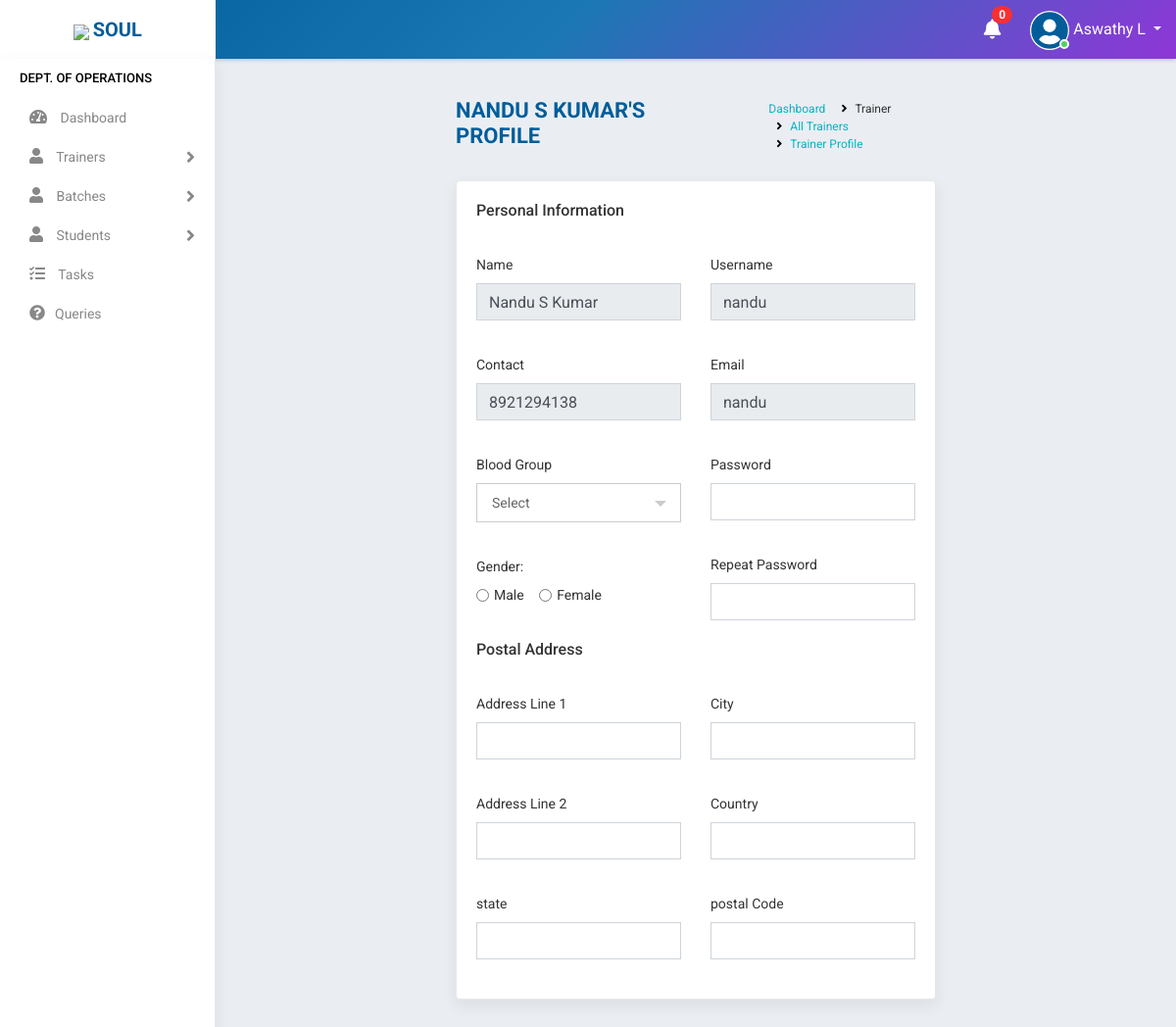
The app's page /trainer_profile/5/ (signed in) with its own data.
### accounts/models.py (models this page shows, shortened)
class Staff(models.Model):
    value= (
    ('1', 'Operations'),
    ('2', 'Sales'),
    ('3', 'Trainer'),
    ('4', 'Admin'),
    )
    state = (
    ('Andhra Pradesh','Andhra Pradesh'),
    ('Arunachal Pradesh','Arunachal Pradesh'),
    ('Assam','Assam'),
    ('Bihar','Bihar'),
    ('Chhattisgarh','Chattisgarh'),
    ('Goa','Goa'),
    ('Gujarat','Gujarat'),
    ('Haryana','Haryana'),
    ('Himachal Pradesh','Himachal Pradesh'),
    ('Jharkhand','Jharkhand'),
    ('Karnataka','Karnataka'),
    ('Kerala','Kerala'),
    ('Madhya Pradesh','Madhya Pradesh'),
    ('Maharashtra','Maharashtra'),
    ('Manipur','Manipur'),
    ('Meghalaya','Meghalaya'),
    ('Mizoram','Mizoram'),
    ('Nagaland','Nagaland'),
    ('Odisha','Odisha'),
    ('Rajasthan','Rajasthan'),
    ('Sikkim','Sikkim'),
    ('Tamil Nadu','Tamil Nadu'),
    ('Telangana','Telangana'),
    ('Tripura','Tripura'),
    ('Uttar Pradesh','Uttar Pradesh'),
    ('Uttarakhand','Uttarakhand'),
    ('West Bengal','West Bengal')
    )
    groups = (
        ('AB+', 'AB+'),
        ('AB-', 'AB-'),
        ('A+', 'A+'),
        ('A-', 'A-'),
        ('B+', 'B+'),
        ('B-', 'B-'),
        ('O+', 'O+'),
        ('O-', 'O-'),
        )
    user = models.OneToOneField(User,on_delete=models.CASCADE,null=True,blank=True)
    name = models.CharField(max_length=100,null=True, blank=True)
    empid = models.CharField(max_length=100,null=True, blank=True)
    mobile = models.CharField(max_length=10,null=True, blank=True)
    email = models.EmailField(max_length=200,null=True, blank=True)
    sex = models.CharField(max_length=10,null=True,choices=(('Male','Male'),('Female','Female')), blank=True)
    dob = models.DateField(null=True, blank=True)
    doj = models.DateField(null=True, blank=True)
    blood_group = models.CharField(max_length=100,null=True, blank=True,choices=groups)
    house = models.CharField(max_length=100,null=True, blank=True)
    street =models.CharField(max_length=100,null=True, blank=True)
    street2 =models.CharField(max_length=100,null=True, blank=True)
    city = models.CharField(max_length=100,null=True, blank=True)
    state = models.CharField(max_length=100,null=True,choices=state, blank=True)
    stype = models.CharField(max_length=100,null=True,choices=value, blank=True)
    status = models.CharField(max_length=20,choices=(('Active','Active'),('Inactive','Inactive')),default='Active')
    profile_pic = models.ImageField(null=True, blank=True,default="user-circle-solid.jpg")

### accounts/views.py (the view)
# urls.py: path('trainer_profile/<id>/',TrainerProfileView.as_view(),name='trainer_profile'),
class TrainerProfileView(View):
    def get(self, request,id):
        user=request.user
        if user.is_authenticated:
            try:
                s= Staff.objects.get(user=user)
                if s.stype == "1":
                    note = Notification.objects.filter(receiver=user).filter(status="Not Read").order_by('-datetime')
                    no_count = note.count()
                    t=Staff.objects.get(id=id)
                    return render(request,'accounts/trainer_profile.html',{'t':t,'no_count':no_count,'note':note})
                else:
                    return redirect('home')
            except:
                return redirect('home')
        else:
            return redirect('logout')

### accounts/templates/accounts/trainer_profile.html (shortened to what this page needs)
{% extends 'accounts/main.html' %}
    {% block content %}
<div class="main-wrapper">
    {% include 'accounts/navbar.html' %}
    {% include 'accounts/sidebar_operations.html' %}
    <div class="page-wrapper">
        <div class="content container-fluid">
            <div class="content container-fluid">
                <div class="page-header">
                    <div class="row">
                        <div class="col-lg-7 col-md-12 col-sm-12 col-12">
                            <h5 class="text-uppercase">{{t.name}}'s Profile</h5>
                        </div>
                        <div class="col-lg-5 col-md-12 col-sm-12 col-12">
                            <ul class="list-inline breadcrumb float-right">
                                <li class="list-inline-item"><a href="{% url 'operations_dashboard' %}">Dashboard</a></li>
                                <li class="list-inline-item">Trainer</li>
                                <li class="list-inline-item"><a href="{% url 'all_trainer_list' %}">All Trainers</a></li>
                                <li class="list-inline-item"><a href="#">Trainer Profile</a></li>
                            </ul>
                        </div>
                    </div>
                </div>
            <div class="row">
                <div class="col-md-12">
                    <div class="card-box">
                        <form action="#">
                            <h4 class="card-title">Personal Information</h4><br>
                            <div class="row">
                                <div class="col-md-6">
                                    <div class="form-group">
                                        <label>Name</label>
                                        <input type="text" class="form-control" value="{{t.name}}" disabled>
                                    </div>
                                    <div class="form-group">
                                        <label>Contact</label>
                                        <input type="text" class="form-control" value="{{t.mobile}}" disabled>
                                    </div>
                                    <div class="form-group">
                                        <label>Blood Group</label>
                                    </div>
                                    <div class="form-group">
                                        <label class="display-block">Gender:</label>
                                        <div class="form-check form-check-inline">
                                            <input class="form-check-input" type="radio" name="gender" id="gender_male"
                                                value="option1">
                                            <label class="form-check-label" for="gender_male">Male</label>
                                        </div>
                                        <div class="form-check form-check-inline">
                                            <input class="form-check-input" type="radio" name="gender" id="gender_female"
                                                value="option2">
                                            <label class="form-check-label" for="gender_female">Female</label>
                                        </div>
                                    </div>
                                </div>
                                <div class="col-md-6">
                                    <div class="form-group">
                                        <label>Username</label>
                                        <input type="text" class="form-control" value="{{t.user}}" disabled>
                                    </div>
                                    <div class="form-group">
                                        <label>Email</label>
                                        <input type="text" class="form-control" value="{{t.user}}" disabled>
                                    </div>
                                    <div class="form-group">
                                        <label>Password</label>
                                        <input type="text" class="form-control">
                                    </div>
                                    <div class="form-group">
                                        <label>Repeat Password</label>
                                        <input type="text" class="form-control">
                                    </div>
                                </div>
                            </div>
                            <h4 class="card-title">postal Address</h4><br>
                            <div class="row">
                                <div class="col-md-6">
                                    <div class="form-group">
                                        <label>Address Line 1</label>
                                        <input type="text" class="form-control">
                                    </div>
                                    <div class="form-group">
                                        <label>Address Line 2</label>
                                        <input type="text" class="form-control">
                                    </div>
                                    <div class="form-group">
                                        <label>state</label>
                                        <input type="text" class="form-control">
                                    </div>
                                </div>
                                <div class="col-md-6">
                                    <div class="form-group">
                                        <label>City</label>
                                        <input type="text" class="form-control">
                                    </div>
                                    <div class="form-group">
                                        <label>Country</label>
                                        <input type="text" class="form-control">
                                    </div>
                                    <div class="form-group">
                                        <label>postal Code</label>
                                        <input type="text" class="form-control">
                                    </div>
                                </div>
                            </div>
                        </form>
                    </div>
                </div>
            </div>
        </div>
    </div>
</div>
{% endblock %}

### accounts/templates/accounts/navbar.html (shortened to what this page needs)
<div class="header">
    <div class="header-left">
        <a href="https://www.teqstories.com" class="logo">
            <img src="https://www.teqstories.com/assets/images/Blue.png" style="height: 40px;width:auto;">
            <span class="text-uppercase"><b>Soul</b></span>
        </a>
    </div>
    <div class="page-title-box float-left">
    </div>
    <ul class="nav user-menu float-right">
        {% include 'accounts/mini/notify.html' %}
        <li class="nav-item dropdown has-arrow">
            <a href="#" class="dropdown-toggle nav-link user-link" data-toggle="dropdown">
                <span class="user-img">
                    {% if request.user.staff.profile_pic %}
                    <img class="rounded-circle" src="{{request.user.staff.profile_pic.url}}" width="40" height="40" alt="Admin">
                    {% endif %}
                    <span class="status online"></span></span>
                <span>{{request.user.staff.name|title}}</span>
            </a>
        </li>
    </ul>
</div>

### records on screen
Staff: name "NANDU S KUMAR", name "Nandu S Kumar", mobile "8921294138", user "nandu"

### other values on screen
{{ no_count }} "0"
{{ request.user.staff.name|title }} "Aswathy L"
